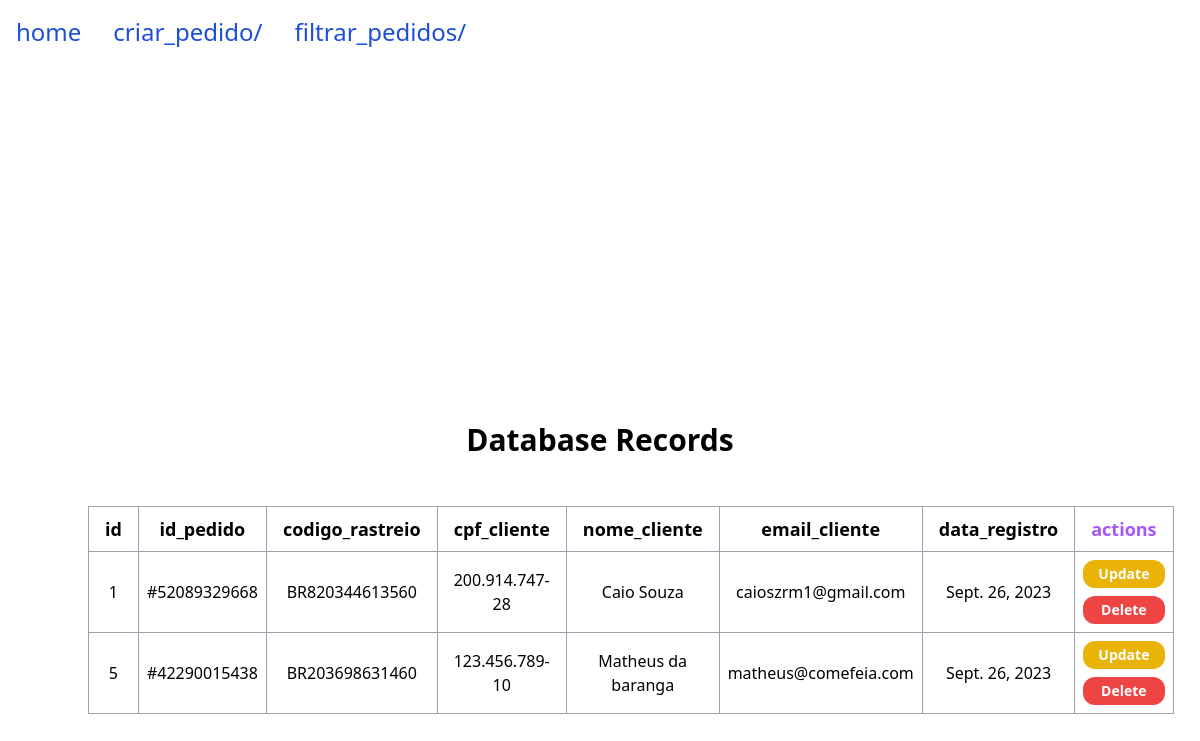
The app's page /tracking_system/ler_todos/ with its own data.
### tracking_system/models.py (models this page shows, shortened)
class Pedidos(models.Model):
    id = models.AutoField(primary_key=True)
    id_pedido = models.CharField(max_length=12)
    codigo_rastreio = models.CharField(max_length=14)
    cpf_cliente = models.CharField(max_length=14)
    nome_cliente = models.CharField(max_length=100)
    email_cliente = models.EmailField(max_length=100)
    data_registro = models.DateField(auto_now_add=True)

### tracking_system/views.py (the view)
# urls.py: path('ler_todos/', views.ler_todos_pedidos, name='ler_todos_pedidos'),
def ler_todos_pedidos(request):
    pedidos = {
        'pedidos': Pedidos.objects.all()
    }
    return render(request, 'front_plataforma/read_screen.html', pedidos)

### tracking_system/templates/front_plataforma/read_screen.html
{% extends 'front_plataforma/base.html' %}
{% block conteudo %}
<div class="container">
    <h1 class="font-bold text-3xl text-center">Database Records</h1>
    <table class="border-3 rounded-2xl p-5 rounded-lg my-12 table-auto mx-auto text-center">
        <tr>
            <th class="px-4 py-2 text-lg border border-gray-400 rounded-lg">id</th>
            <th class="px-4 py-2 text-lg border border-gray-400 rounded-lg">id_pedido</th>
            <th class="px-4 py-2 text-lg border border-gray-400 rounded-lg">codigo_rastreio</th>
            <th class="px-4 py-2 text-lg border border-gray-400 rounded-lg">cpf_cliente</th>
            <th class="px-4 py-2 text-lg border border-gray-400 rounded-lg">nome_cliente</th>
            <th class="px-4 py-2 text-lg border border-gray-400 rounded-lg">email_cliente</th>
            <th class="px-4 py-2 text-lg border border-gray-400 rounded-lg">data_registro</th>
            <th class="px-4 py-2 text-lg border border-gray-400 rounded-lg text-purple-500">actions</th>
        </tr>
        {% for pedido in pedidos %}
        <tr>
            <td class="border border-gray-400 px-2 py-2">{{pedido.id}}</td>
            <td class="border border-gray-400 px-2 py-2">{{pedido.id_pedido}}</td>
            <td class="border border-gray-400 px-2 py-2">{{pedido.codigo_rastreio}}</td>
            <td class="border border-gray-400 px-2 py-2">{{pedido.cpf_cliente}}</td>
            <td class="border border-gray-400 px-2 py-2">{{pedido.nome_cliente}}</td>
            <td class="border border-gray-400 px-2 py-2">{{pedido.email_cliente}}</td>
            <td class="border border-gray-400 px-2 py-2">{{pedido.data_registro}}</td>
            <td class="border border-gray-400 px-2 py-2">
                {% if pedido.pk %}
                <div class="flex flex-col gap-2">
                    <a href="{% url 'atualizar_pedido' pk=pedido.pk %}"
                        class="btn btn-primary p-1 rounded-xl bg-yellow-500 hover:bg-yellow-700 text-white font-semibold text-sm">Update</a>
                    <a href="{% url 'deletar_pedido' pk=pedido.pk %}"
                        class="btn btn-primary p-1 rounded-xl bg-red-500 hover:bg-red-700 text-white font-semibold text-sm">Delete</a>
                </div>
                {% endif %}
            </td>
        </tr>
        {% endfor %}
    </table>
</div>
{% endblock %}

### tracking_system/templates/front_plataforma/base.html (shortened to what this page needs)
<!DOCTYPE html>
<html lang="en">
<head>
    <script src="https://cdn.tailwindcss.com"></script>
</head>
<body>
    <nav class="flex bg-white p-4 py-4 border-gray-200 dark:bg-gray-900">
        <ul
            class="font-medium text-2xl flex flex-col p-4 md:p-0 mt-4 border border-gray-100 rounded-lg bg-gray-50 md:flex-row md:space-x-8 md:mt-0 md:border-0 md:bg-white dark:bg-gray-800 md:dark:bg-gray-900 dark:border-gray-700">
            <li>
                <a href="{% url 'home' %}"
                    class="block py-2 pl-3 pr-4 text-white text-2xl bg-blue-700 rounded md:bg-transparent md:text-blue-700 md:p-0 dark:text-white md:dark:text-blue-500"
                    aria-current="page">home</a>
            </li>
            <li>
                <a href="{% url 'criar_pedido' %}"
                    class="block py-2 pl-3 pr-4 text-white text-2xl bg-blue-700 rounded md:bg-transparent md:text-blue-700 md:p-0 dark:text-white md:dark:text-blue-500"
                    aria-current="page">criar_pedido/</a>
            </li>
            <li>
                <a href="{% url 'filtrar_pedidos' %}"
                    class="block py-2 pl-3 pr-4 text-white text-2xl bg-blue-700 rounded md:bg-transparent md:text-blue-700 md:p-0 dark:text-white md:dark:text-blue-500"
                    aria-current="page">filtrar_pedidos/</a>
            </li>
        </ul>
    </nav>
    <div class="flex flex-col justify-center items-center min-h-screen">
        {% block conteudo %}
        {% endblock %}
    </div>
</body>
</html>

### records on screen
Pedidos: id "1", id_pedido "#52089329668", codigo_rastreio "BR820344613560", cpf_cliente "200.914.747-28", nome_cliente "Caio Souza", email_cliente "caioszrm1@gmail.com", data_registro "Sept. 26, 2023", shows "Update"
Pedidos: id "5", id_pedido "#42290015438", codigo_rastreio "BR203698631460", cpf_cliente "123.456.789-10", nome_cliente "Matheus da baranga", email_cliente "matheus@comefeia.com", data_registro "Sept. 26, 2023", shows "Update"
